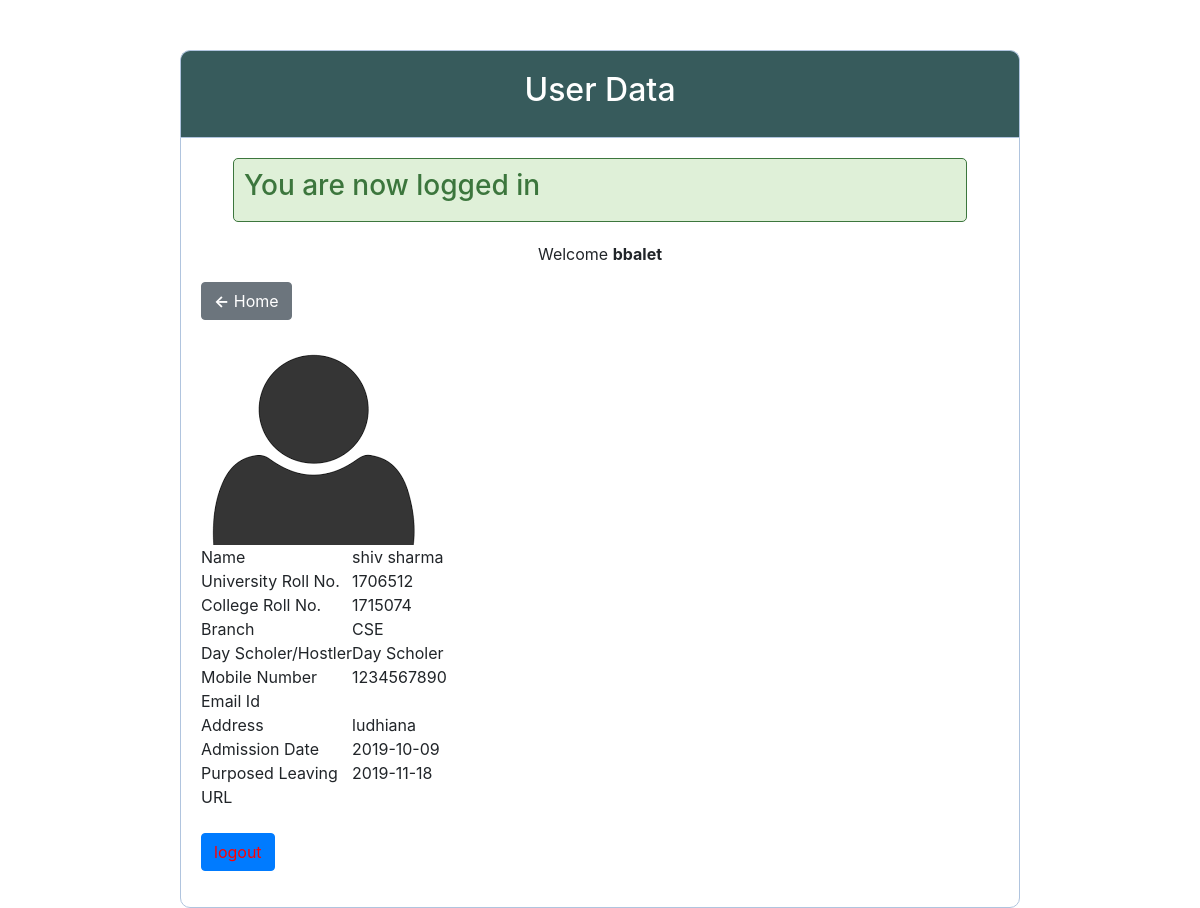
/index.php?crn=1715074 (signed in), run on the app's committed database.
### tables this page shows
CREATE TABLE `students` (
  `id` int(11) NOT NULL AUTO_INCREMENT COMMENT 'identifier of student',
  `fname` varchar(255) NOT NULL COMMENT 'first name',
  `lname` varchar(255) NOT NULL COMMENT 'last name',
  `collegeRollNumber` int(16) NOT NULL COMMENT 'college roll number',
  `uniRollNumber` int(16) NOT NULL COMMENT 'university roll number',
  `address` varchar(512) DEFAULT NULL COMMENT 'address of student',
  `mobileNo` int(10) DEFAULT NULL COMMENT 'mobile number of student',
  `admissionDate` date DEFAULT NULL COMMENT 'admission date of student',
  `leavingDate` date DEFAULT NULL COMMENT 'purposed leaving date of student',
  `qrUrl` varchar(255) DEFAULT NULL COMMENT 'Url for QR code of information of student',
  `branch` varchar(255) NOT NULL COMMENT 'branch of student',
  `dayScholer` tinyint(1) DEFAULT NULL COMMENT 'if true then student is dayscholer else hostler',
  `email` varchar(255) DEFAULT NULL COMMENT 'email of student',
  `image` longtext DEFAULT NULL COMMENT 'path to image',
  PRIMARY KEY (`id`)
);

### config/config.php (called while the page is built)
<?php
$config = array();
$config['students_image_dir'] = 'students_data/images/';
?>

### database_functions.php (called while the page is built, shortened)
<?php
function getDatabaseConnection() {
	include('config/database.php');
	$db = new mysqli($db_config['hostname'], $db_config['username'], $db_config['password'], $db_config['database']);
	return $db;
}
function getUserData($crn) {
	$db = getDatabaseConnection();
	$sql ='SELECT * FROM students WHERE collegeRollNumber=' . $crn;
	$result = $db->query($sql);
	if ($result->num_rows > 0) {
		$row = $result->fetch_assoc();
	}else {
		return;
	}
	return $row;
}
?>

### output_table.php (the view)
<?php
function getOutputTable($user_data) {
	include('config/config.php');
?>
<div class "container">
<table class='.table'>
		<tr>
			<td colspan='2'>
			<img src=<?php echo $config['students_image_dir'] . $user_data['image'] ;?>>
			</td>
		</tr>
		<tr>
		<td>Name</td> <td><?php echo $user_data['fname']. " ".$user_data['lname'];?></td>
		</tr>
		<tr>
			<td>University Roll No.</td>
			<td><?php echo $user_data['uniRollNumber'];?></td>
		<tr>
			<td>College Roll No.</td>
			<td><?php echo $user_data['collegeRollNumber'] ;?></td>
		</tr>
			<tr>
			<td>Branch</td>
			<td><?php echo $user_data['branch'];?></td>
		</tr>
			<tr>
			<td>Day Scholer/Hostler</td>
			<td>
<?php
if($user_data['dayScholer']){ echo 'Day Scholer';}else{ echo 'Hostler';}
?>
	 </td>
		<tr>
			<td>Mobile Number</td>
			<td><?php echo $user_data['mobileNo'];?></td>
		</tr>
		</tr>
			<tr>
			<td>Email Id</td>
			<td><?php $user_data['email']; ?></td>
		<tr>
			<td>Address</td>
			<td><?php echo $user_data['address']; ?></td>
		</tr>
		</tr>
			<tr>
			<td>Admission Date</td>
			<td><?php echo $user_data['admissionDate'];?></td>
		</tr>
			<tr>
			<td> Purposed Leaving</td>
			<td><?php echo $user_data['leavingDate'];?></td>
		</tr>
			<tr>
			<td>URL </td>
			<td><?php echo $user_data['qrUrl'];?></td>
		</tr></table></div>
<?php }?>

### css/style.css (style rules this page uses)
* { margin: 0px; padding: 0px; }
body { font-size: 120%; background: rgb(24, 26, 27); }

### data on the page
students: image (picture), fname "shiv", lname "sharma", uniRollNumber "1706512", collegeRollNumber "1715074", branch "CSE", mobileNo "1234567890", address "ludhiana", admissionDate "2019-10-09", leavingDate "2019-11-18"

### other printed values
$_SESSION['success'] "You are now logged in"
$_SESSION['username'] "bbalet"
